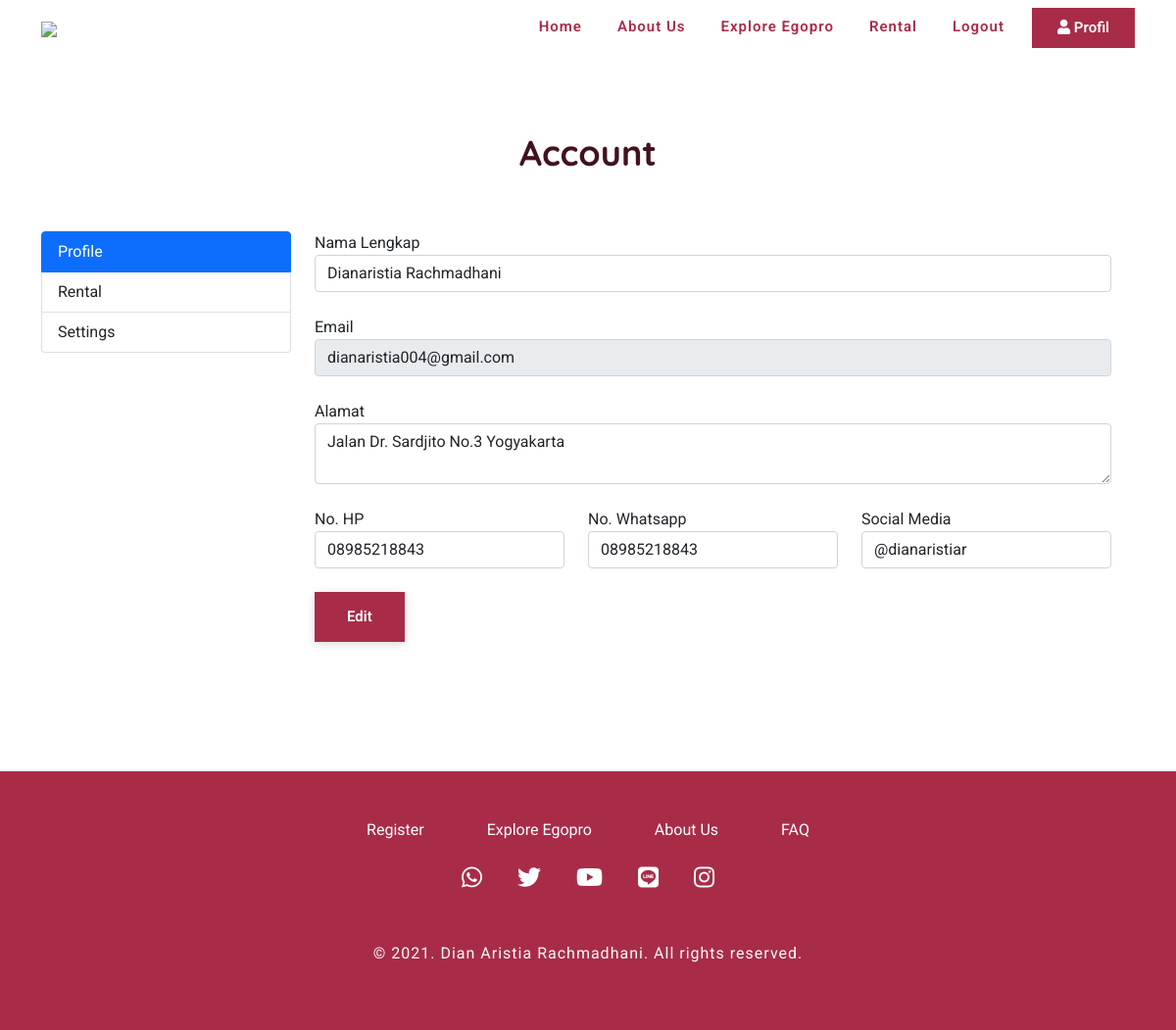
Page /profil.php (signed in) on the committed database.
### tables this page shows
CREATE TABLE `pelanggan` (
  `id_pelanggan` bigint(10) NOT NULL,
  `email` varchar(225) NOT NULL,
  `password` varchar(225) NOT NULL,
  `nama` varchar(30) NOT NULL,
  `alamat` text NOT NULL,
  `no_hp` varchar(14) NOT NULL,
  `no_wa` varchar(14) NOT NULL,
  `sosial_media` varchar(30) NOT NULL,
  `level_pelanggan` enum('Reguler','Eksklusif') NOT NULL,
  `status` tinyint(1) NOT NULL DEFAULT '0',
  `kode_aktivasi` varchar(128) NOT NULL
);

### profil.php (the view, shortened to what this page needs)
<?php
require_once 'config/koneksi.php';
$id_pelanggan = $_SESSION['member']['id_pelanggan'];
$query = $koneksi->query("SELECT * FROM pelanggan WHERE id_pelanggan='$id_pelanggan'");
$profil = $query->fetch_assoc();
?>
<!DOCTYPE html>
<html lang="en">
<head>
  <link href="https://cdn.jsdelivr.net/npm/bootstrap@5.0.1/dist/css/bootstrap.min.css" rel="stylesheet">
  <link rel="stylesheet" href="https://cdnjs.cloudflare.com/ajax/libs/font-awesome/5.15.2/css/all.min.css">
  <link rel="stylesheet" href="assets/css/style.css">
  <link rel="stylesheet" href="assets/css/responsive-style.css">
</head>
<body>
  <?php include 'layouts/header.php'; ?>
  <section id="explore-food">
     <div class="explore-food wrapper">
       <div class="container">
         <div class="row">
           <div class="col-sm-12">
             <div class="text-content text-center">
              <h2>Account</h2>
           </div>
         </div>
         <div class="row pt-5">
             <div class="col col-md-3">
                <div class="list-group" id="list-tab" role="tablist">
                    <a class="list-group-item list-group-item-action active" id="list-home-list" data-bs-toggle="list" href="#list-home" role="tab" aria-controls="list-home">Profile</a>
                    <a class="list-group-item list-group-item-action" id="list-profile-list" data-bs-toggle="list" href="#list-profile" role="tab" aria-controls="list-profile">Rental</a>
                    <a class="list-group-item list-group-item-action" id="list-settings-list" data-bs-toggle="list" href="#list-settings" role="tab" aria-controls="list-settings">Settings</a>
                </div>
             </div>
             <div class="col col-md-9">
                <div class="tab-content" id="nav-tabContent">
                    <div class="tab-pane fade show active" id="list-home" role="tabpanel" aria-labelledby="list-home-list">
                        <form method="POST">
                            <div class="form-group">
                                <label>Nama Lengkap</label>
                                <input type="text" required class="form-control" name="nama" value="<?php echo $profil['nama']; ?>">
                            </div>
                            <div class="form-group mt-4">
                                <label>Email</label>
                                <input type="email" class="form-control" value="<?php echo $profil['email']; ?>" readonly>
                            </div>
                            <div class="form-group mt-4">
                                <label>Alamat</label>
                                <textarea name="alamat" required class="form-control"><?php echo $profil['alamat']; ?></textarea>
                            </div>
                            <div class="row">
                                <div class="col col-md-4">
                                    <div class="form-group mt-4">
                                        <label>No. HP</label>
                                        <input type="text" required class="form-control" name="no_hp" value="<?php echo $profil['no_hp']; ?>">
                                    </div>
                                </div>
                                <div class="col col-md-4">
                                    <div class="form-group mt-4">
                                        <label>No. Whatsapp</label>
                                        <input type="text" required class="form-control" name="no_wa" value="<?php echo $profil['no_wa']; ?>">
                                    </div>
                                </div>
                                <div class="col col-md-4">
                                    <div class="form-group mt-4">
                                        <label>Social Media</label>
                                        <input type="text" class="form-control" name="sosial_media" value="<?php echo $profil['sosial_media']; ?>">
                                    </div>
                                </div>
                            </div>
                            <br/>
                            <button class="main-btn" name="edit">Edit</button>
                        </form>
                    </div>
                </div>
             </div>
         </div>
       </div>
     </div>
   </section>
  <?php include 'layouts/footer.php' ?>
</body>
</html>

### assets/css/style.css (style rules this page uses)
*, *:after, *:before { -webkit-box-sizing: border-box; box-sizing: border-box; margin: 0; padding: 0; }
a, a:hover { text-decoration: none; }
:root { --primary-color: #A82C48; --secondry-color: #43121d; --third-color: #f98169; --white-color: #fff; --text-color: #555; --text-gray: #999; --black-color: #000; --primary-font: 'Roboto', sans-serif; --secondry-font: 'Quicksand', sans-serif; }
html { scroll-behavior: smooth; }
body { font-family: var(--primary-font); font-size: 100%; font-weight: 400; }
h2 { font-weight: 700; font-size: 2.25rem; text-transform: capitalize; font-family: var(--secondry-font); color: var(--secondry-color); line-height: 3rem; }
.main-btn { display: inline-block; padding: 0.625rem 1.875rem; line-height: 1.5625rem; background-color: var(--primary-color); border: 0.1875rem solid var(--primary-color); color: var(--white-color); font-size: 0.9375rem; font-weight: 600; text-transform: capitalize; box-shadow: 0px 2px 10px -1px rgb(0 0 0 / 19%); -webkit-transition: all .4s ease-out 0s; -o-transition: all .4s ease-out 0s; -moz-transition: all .4s ease-out 0s; transition: all .4s ease-out 0s; }
.wrapper { padding-top: 8.25rem; padding-bottom: 8.25rem; }
.text-content { width: 70%; margin: auto; }

### rows in the picture
pelanggan: nama "Dianaristia Rachmadhani", email "dianaristia004@gmail.com", alamat "Jalan Dr. Sardjito No.3 Yogyakarta", no_hp "08985218843", no_wa "08985218843", sosial_media "@dianaristiar"
